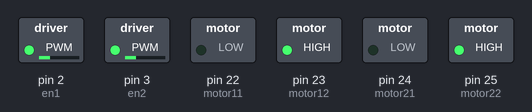
A sketch run on a simulated Arduino Mega 2560, built with avr-gcc and run on an emulated ATmega2560. Parts: switched loads named in the sketch (green lamp = pin HIGH).

Above: at 0.1 s.
Timing chart, 0 to 1.6 s (numbered marks = the images above):
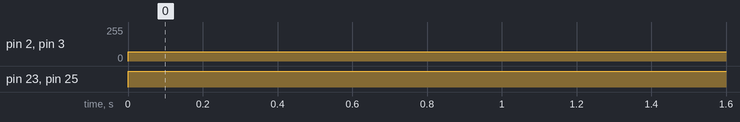

Measured:
- by itself, pin 2 (en1), pin 3 (en2): 0/255 → 70/255 at 0.00 s
- by itself, pin 23 (motor12), pin 25 (motor22): LOW → HIGH at 0.00 s

The sketch:

motor_reverse_test.ino
```cpp
int motor11 = 22;
int motor12 = 23;
int motor21 = 24;
int motor22 = 25;
int en1 = 2;
int en2 = 3;
void setup() {
  pinMode(motor11, OUTPUT);
  pinMode(motor12, OUTPUT);
  pinMode(motor21, OUTPUT);
  pinMode(motor22, OUTPUT);
  pinMode(en1, OUTPUT);
  pinMode(en2, OUTPUT);

}

void moveBot(int dirn, int value){
  int dly = 50;
  analogWrite(en1, value);
  analogWrite(en2, value);
  switch(dirn){
    case 1: digitalWrite(motor11, HIGH);
            digitalWrite(motor12, LOW);
            digitalWrite(motor21, HIGH);
            digitalWrite(motor22, LOW);
            delay(dly);
            break;
    case 2: digitalWrite(motor11, LOW);
            digitalWrite(motor12, HIGH);
            digitalWrite(motor21, LOW);
            digitalWrite(motor22, HIGH);
            delay(dly);
            break;
    case 3: digitalWrite(motor11, HIGH);
            digitalWrite(motor12, LOW);
            digitalWrite(motor21, LOW);
            digitalWrite(motor22, HIGH);
            delay(dly);
            break;
    case 4: digitalWrite(motor11, LOW);
            digitalWrite(motor12, HIGH);
            digitalWrite(motor21, HIGH);
            digitalWrite(motor22, LOW);
            delay(dly);
            break;
    default:digitalWrite(motor11, LOW);
            digitalWrite(motor12, LOW);
            digitalWrite(motor21, LOW);
            digitalWrite(motor22, LOW);
            delay(dly);
  }
}
void loop() {
  // put your main code here, to run repeatedly:
  int val = 70;
  moveBot(2, val);
}
```
